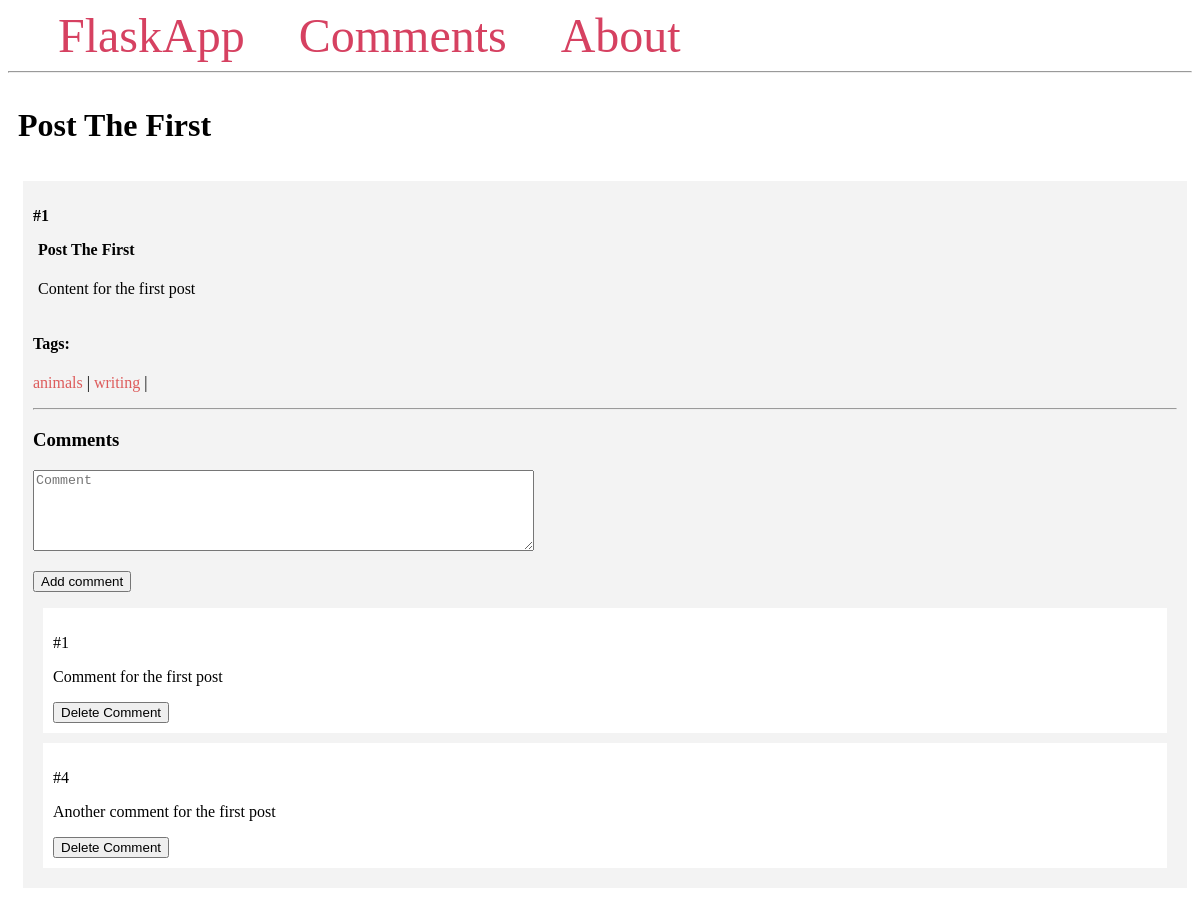
/1/, run on the app's committed database.
### app.py (models this page shows, shortened)
class Post(db.Model):
    id = db.Column(db.Integer, primary_key=True)
    title = db.Column(db.String(100))
    content = db.Column(db.Text)
    comments = db.relationship('Comment', backref='post')
    tags = db.relationship('Tag', secondary=post_tag, backref='posts')

class Tag(db.Model):
    id = db.Column(db.Integer, primary_key=True)
    name = db.Column(db.String(50))

class Comment(db.Model):
    id = db.Column(db.Integer, primary_key=True)
    content = db.Column(db.Text)
    post_id = db.Column(db.Integer, db.ForeignKey('post.id'))

### app.py (the view)
@app.route('/<int:post_id>/', methods=('GET', 'POST'))
def post(post_id):
    post = Post.query.get_or_404(post_id)
    if request.method == 'POST':
        comment = Comment(content=request.form['content'], post=post)
        db.session.add(comment)
        db.session.commit()
        return redirect(url_for('post', post_id=post.id))
    return render_template('post.html', post=post)

### templates/post.html
{% from 'macros.html' import display_tags %}
{% extends 'base.html' %}
{% block content %}
    <span class="title"><h1>{% block title %} {{ post.title }}  {% endblock %}</h1></span>
    <div class="content">
            <div class="post">
                <p><b>#{{ post.id }}</b></p>
                <b>
                    <p class="title">{{ post.title }}</p>
                </b>
                <div class="content">
                    <p>{{ post.content }}</p>
                </div>
                {{ display_tags(post) }}
                <hr>
                <h3>Comments</h3>
                <form method="post">
                    <p>
                        <textarea name="content"
                                    placeholder="Comment"
                                    cols="60"
                                    rows="5"></textarea>
                    </p>
                    <p>
                        <button type="submit">Add comment</button>
                    </p>
                </form>
                {% for comment in post.comments %}
                    <div class="comment">
                        <p>#{{ comment.id }}</p>
                        <p>{{ comment.content }}</p>
                        <form method="POST"
                action="{{ url_for('delete_comment',
                                    comment_id=comment.id) }}">
                <input type="submit" value="Delete Comment"
                    onclick="return confirm('Are you sure you want to delete this entry?')">
            </form>
                    </div>
                {% endfor %}
            </div>
    </div>
{% endblock %}

### templates/macros.html
{% macro display_tags(post) %}
    <div class="tags">
        <p>
            <h4>Tags:</h4>
            {% for tag in post.tags %}
                <a href="{{ url_for('tag', tag_name=tag.name) }}" style="text-decoration: none; color: #dd5b5b">
                    {{ tag.name }}
                </a>
                |
            {% endfor %}
        </p>
    </div>
{% endmacro %}

### templates/base.html (style rules this page uses)
.title { margin: 5px; }
.content { margin: 5px; width: 100%; display: flex; flex-direction: row; flex-wrap: wrap; }
.comment { padding: 10px; margin: 10px; background-color: #fff; }
.post { flex: 20%; padding: 10px; margin: 5px; background-color: #f3f3f3; inline-size: 100%; }

### data on the page
Post: title "Post The First", id "1", content "Content for the first post"
Tag: name "animals"
Tag: name "writing"
Comment: id "1", content "Comment for the first post"
Comment: id "4", content "Another comment for the first post"
